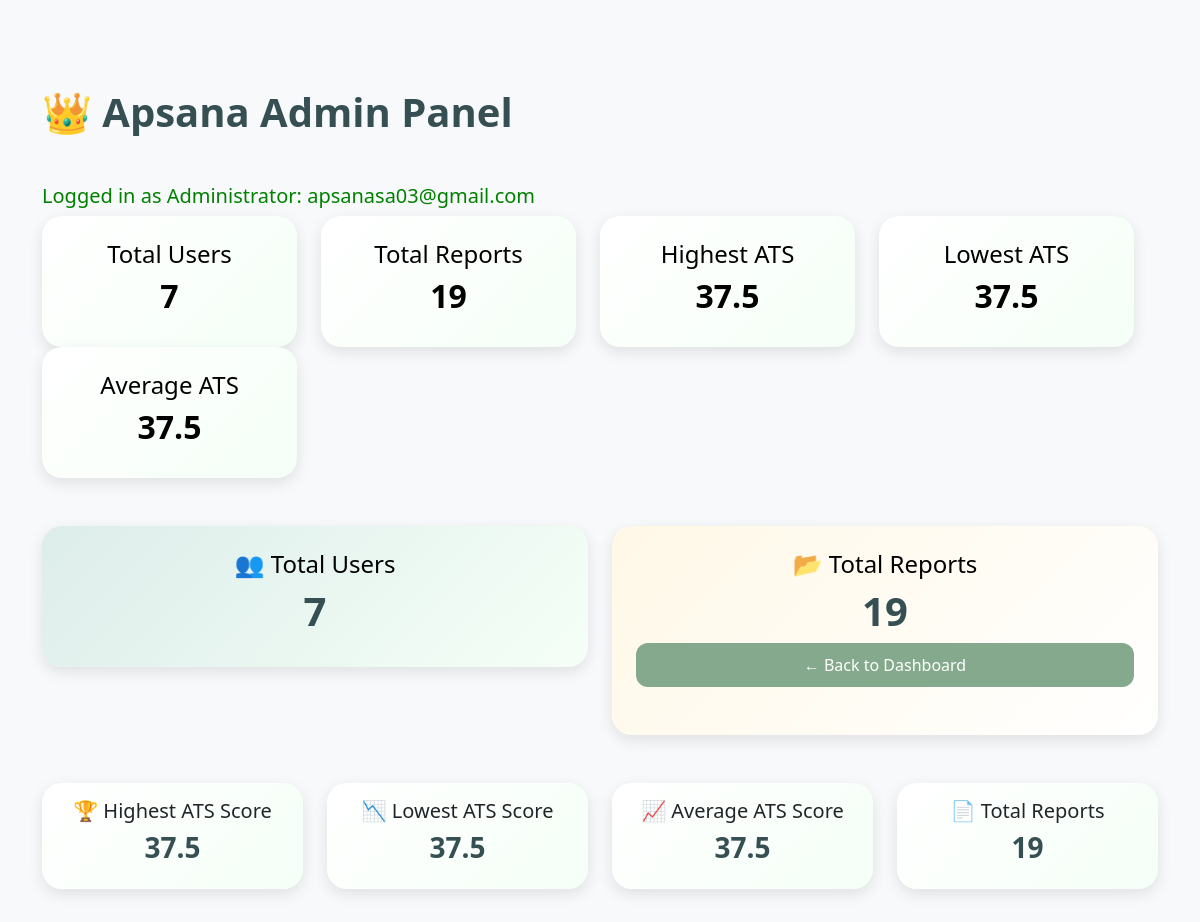
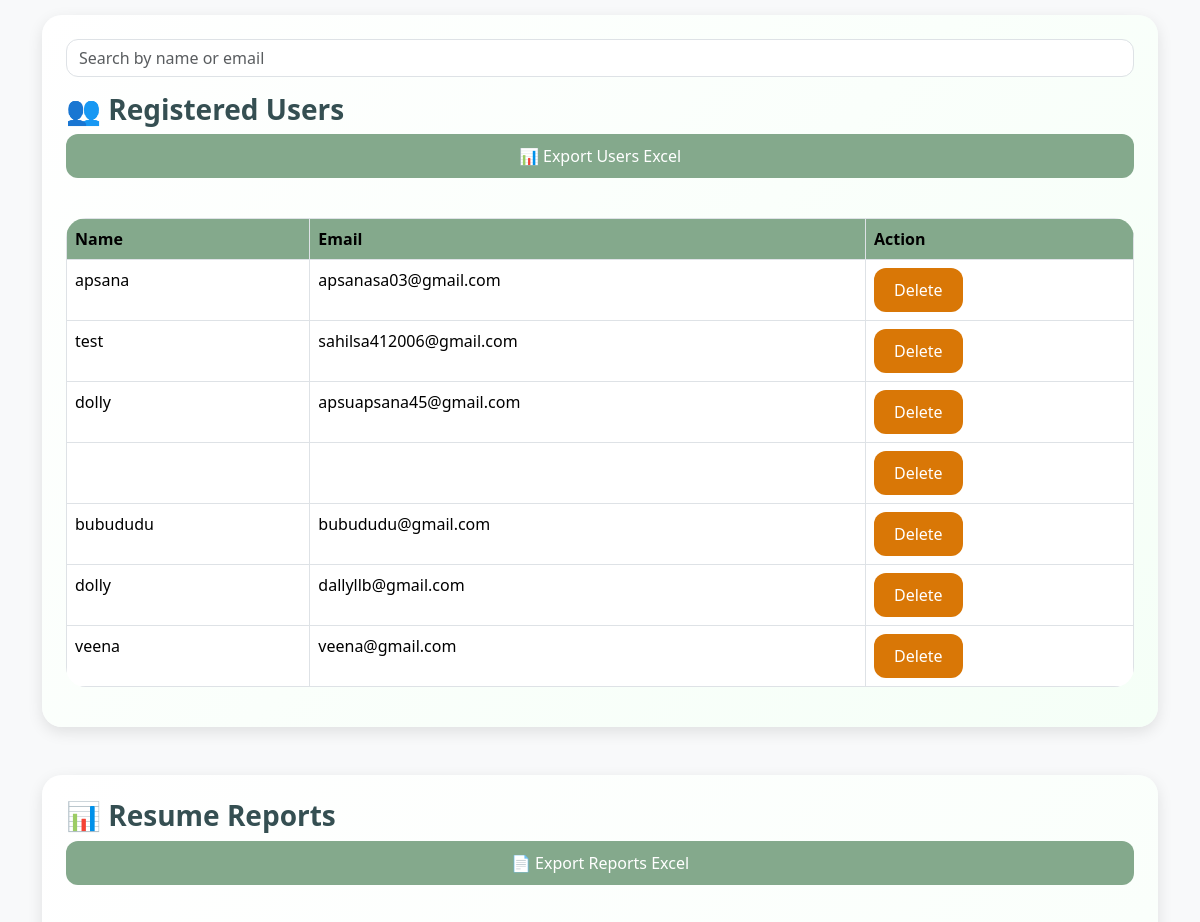
Page /admin (signed in, upper part) on the earlier database version (2 pictures, top to bottom).
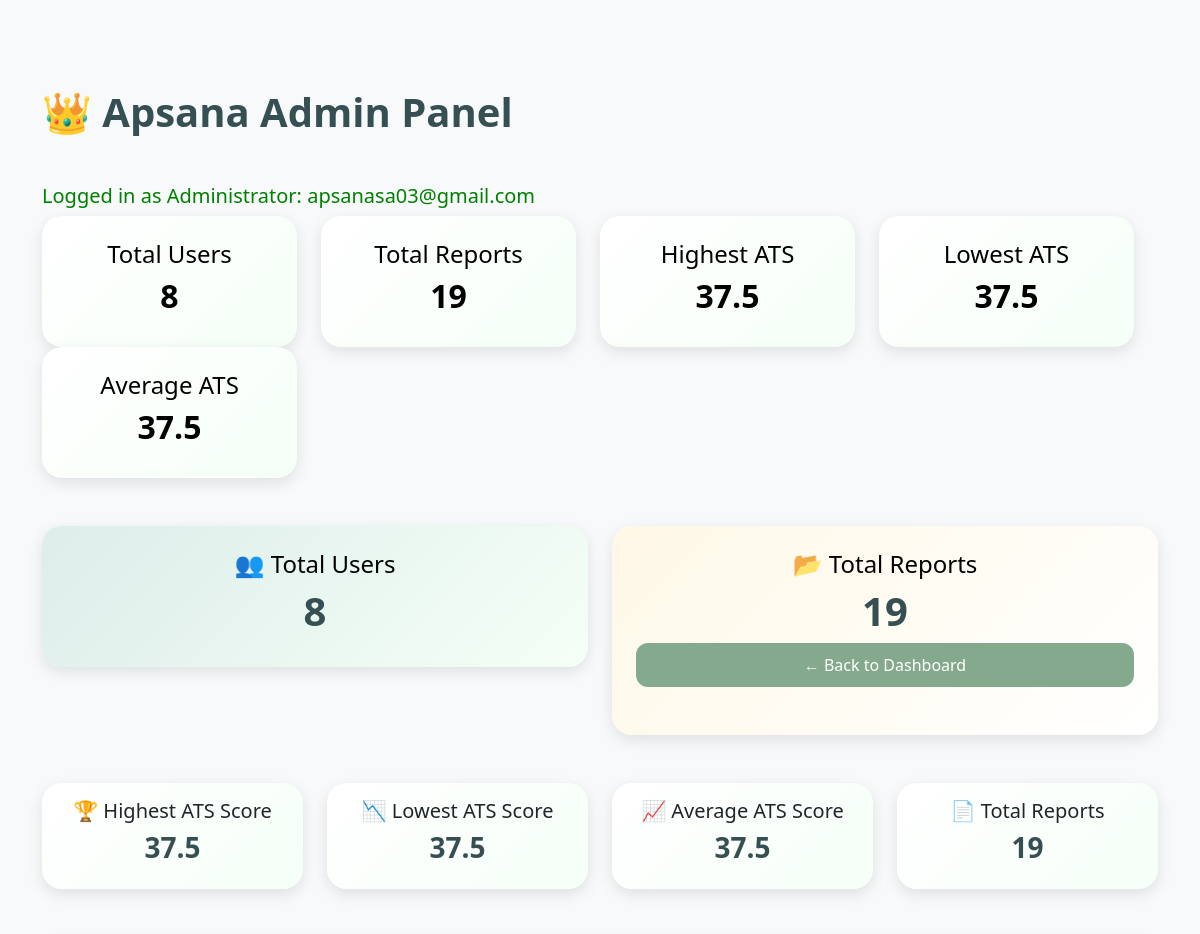
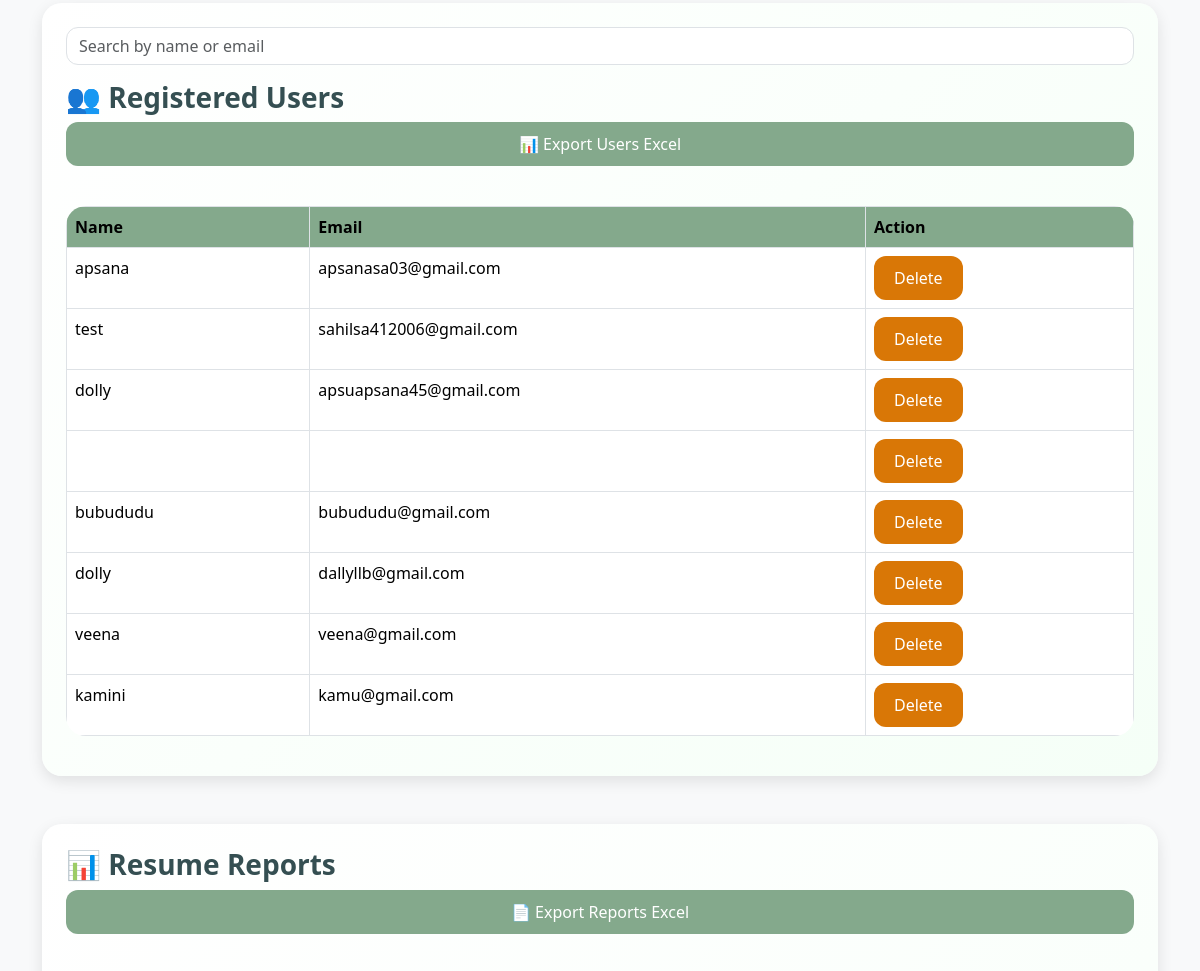
Same page on the later database version (2 pictures, top to bottom).
### tables this page shows
CREATE TABLE users(

        id INTEGER PRIMARY KEY AUTOINCREMENT,

        name TEXT,

        email TEXT UNIQUE,

        password TEXT

    );

### app.py (the view)
@app.route('/admin')
def admin():
    if session.get('user') != "apsanasa03@gmail.com":
        return "Access Denied"
    print(session.get('user'))
    search = request.args.get('search')
    if search:
        users = search_users(search)
    else:
        users = get_all_users()
        reports = get_all_reports()
        highest_score, lowest_score, average_score, total_reports = get_statistics()
        total_users = count_users()
        total_reports = count_reports()
        return render_template(
        'admin.html',
        users=users,
        reports=reports,
        highest_score=highest_score,
        lowest_score=lowest_score,
        average_score=average_score,
        total_users=total_users,
        total_reports=total_reports
    )

### utils/database.py (called while the page is built)
def get_all_users():
    conn = sqlite3.connect("database/users.db")
    cursor = conn.cursor()
    cursor.execute(
        """
        SELECT name, email
        FROM users
        """
    )
    users = cursor.fetchall()
    conn.close()
    return users

def get_all_reports():
    conn = sqlite3.connect("database/users.db")
    cursor = conn.cursor()
    cursor.execute(
        """
       SELECT user_email, score,date, id
       FROM reports
        """
    )
    reports = cursor.fetchall()
    conn.close()
    return reports

def count_users():
    conn = sqlite3.connect("database/users.db")
    cursor = conn.cursor()
    cursor.execute(
        """
        SELECT COUNT(*)
        FROM users
        """
    )
    total = cursor.fetchone()[0]
    conn.close()
    return total

def count_reports():
    conn = sqlite3.connect("database/users.db")
    cursor = conn.cursor()
    cursor.execute(
        """
        SELECT COUNT(*)
        FROM reports
        """
    )
    total = cursor.fetchone()[0]
    conn.close()
    return total

def get_statistics():
    conn = sqlite3.connect("database/users.db")
    cursor = conn.cursor()
    cursor.execute("SELECT MAX(score) FROM reports")
    highest_score = cursor.fetchone()[0]
    cursor.execute("SELECT MIN(score) FROM reports")
    lowest_score = cursor.fetchone()[0]
    cursor.execute("SELECT AVG(score) FROM reports")
    average_score = cursor.fetchone()[0]
    cursor.execute("SELECT COUNT(*) FROM reports")
    total_reports = cursor.fetchone()[0]
    conn.close()
    if average_score:
        average_score = round(average_score, 2)
    else:
        average_score = 0
    return (
        highest_score,
        lowest_score,
        average_score,
        total_reports
    )

### templates/admin.html (shortened to what this page needs)
<!DOCTYPE html>
<html lang="en">
<head>
    <link
    href="https://cdn.jsdelivr.net/npm/bootstrap@5.3.3/dist/css/bootstrap.min.css"
    rel="stylesheet">
    <link rel="stylesheet"
    href="{{ url_for('static',
                     filename='css/style.css') }}">
</head>
<body>
<div class="container mt-5">
    <h1 class="mb-5">
        👑  Apsana Admin Panel
    </h1>
    <h5 style="color:green;">
    Logged in as Administrator:
    {{ session['user'] }}
</h5>
    <div class="row mb-5">
        <div class="row mb-5">
    <div class="col-md-3">
        <div class="card text-center p-4 bg-primary text-white">
            <h4>Total Users</h4>
            <h2>{{ total_users }}</h2>
        </div>
    </div>
    <div class="col-md-3">
        <div class="card text-center p-4 bg-success text-white">
            <h4>Total Reports</h4>
            <h2>{{ total_reports }}</h2>
        </div>
    </div>
    <div class="col-md-3">
        <div class="card text-center p-4 bg-warning text-dark">
            <h4>Highest ATS</h4>
            <h2>{{ highest_score }}</h2>
        </div>
    </div>
    <div class="col-md-3">
        <div class="card text-center p-4 bg-danger text-white">
            <h4>Lowest ATS</h4>
            <h2>{{ lowest_score }}</h2>
        </div>
    </div>
    <div class="col-md-3">
    <div class="card text-center p-4 bg-info text-white">
        <h4>Average ATS</h4>
        <h2>{{ average_score }}</h2>
    </div>
</div>
</div>
    <div class="col-md-6">
        <div class="card text-center p-4"
             style="background:linear-gradient(135deg,#DDEDEA,#F5FFF7);">
            <h4>
                👥 Total Users
            </h4>
            <h1>
                {{ total_users }}
            </h1>
        </div>
    </div>
    <div class="col-md-6">
        <div class="card text-center p-4"
             style="background:linear-gradient(135deg,#FFF8E7,#FFFFFF);">
            <h4>
                📂 Total Reports
            </h4>
            <h1>
                {{ total_reports }}
            </h1>
            <a href="/dashboard"
class="btn btn-success mb-4">
    ← Back to Dashboard
</a>
        </div>
    </div>
</div>
    <div class="row mb-5">
    <div class="col-md-3">
        <div class="card text-center p-3">
            <h5>🏆 Highest ATS Score</h5>
            <h3>{{ highest_score }}</h3>
        </div>
    </div>
    <div class="col-md-3">
        <div class="card text-center p-3">
            <h5>📉 Lowest ATS Score</h5>
            <h3>{{ lowest_score }}</h3>
        </div>
    </div>
    <div class="col-md-3">
        <div class="card text-center p-3">
            <h5>📈 Average ATS Score</h5>
            <h3>{{ average_score }}</h3>
        </div>
    </div>
    <div class="col-md-3">
        <div class="card text-center p-3">
            <h5>📄 Total Reports</h5>
            <h3>{{ total_reports }}</h3>
        </div>
    </div>
</div>
    <div class="card p-4 mb-5">
<form method="GET" class="mb-3">
    <input
        type="text"
        name="search"
        class="form-control"
        placeholder="Search by name or email">
</form>
        <h3>
            👥 Registered Users
        </h3>
        <a href="/export-users"
   class="btn btn-success mb-3">
    📊 Export Users Excel
</a>
        <br>
<table class="table table-hover table-bordered">
            <thead>
                <tr>
                   <th>Name</th>
                   <th>Email</th>
                   <th>Action</th>
                </tr>
            </thead>
            <tbody>
                {% for user in users %}
<tr>
    <td>
        {{ user[0] }}
    </td>
    <td>
        {{ user[1] }}
    </td>
    <td>
        <a href="/delete-user/{{ user[1] }}"
           class="btn btn-danger">
            Delete
        </a>
    </td>
</tr>
                {% endfor %}
            </tbody>
        </table>
    </div>
<div class="card p-4">
    <h3>
        📊 Resume Reports
    </h3>
    <a href="/export-reports"
   class="btn btn-success mb-3">
    📄 Export Reports Excel
</a>
    <br>
</div>
</div>
</body>
</html>

### static/css/style.css (style rules this page uses)
body { background: #F8F9FA; font-family: 'Segoe UI', sans-serif; color: #2F3E46; }
h1,h2,h3 { color: #354F52; font-weight: 600; }
.card { background: linear-gradient( 135deg, #ffffff, #F5FFF7 ); border: none; border-radius: 20px; padding: 20px; box-shadow: 0 8px 20px rgba( 0, 0, 0, 0.08 ); transition: all 0.3s ease; }
.btn-success { background: #84A98C; border: none; border-radius: 12px; }
.btn-danger { background: #D97706; border: none; border-radius: 12px; }
input { border-radius: 12px !important; }
table { background:white; border-radius:15px; overflow:hidden; }
th { background:#84A98C !important; color:white; }
.row { margin-bottom:30px; }
a { text-decoration: none; }
.container { padding-top: 40px; }
.card { transition: 0.3s; }
.card { transition: all 0.3s ease; }
.btn { transition: 0.3s; }
h1 { font-weight: bold; }
table { border-radius:20px; overflow:hidden; }
.btn { border-radius:12px; padding:10px 20px; transition:0.3s; }
.btn-danger { border:none; border-radius:12px; }
.card { border:none; border-radius:20px; box-shadow:0 5px 15px rgba(0,0,0,0.1); }
.card h4 { color:black; }
.card h2 { color:black; }

Differences in the rows shown:
added users: name "kamini", email "kamu@gmail.com"
Other differences:
{{ total_users }}: "7" → "8"
